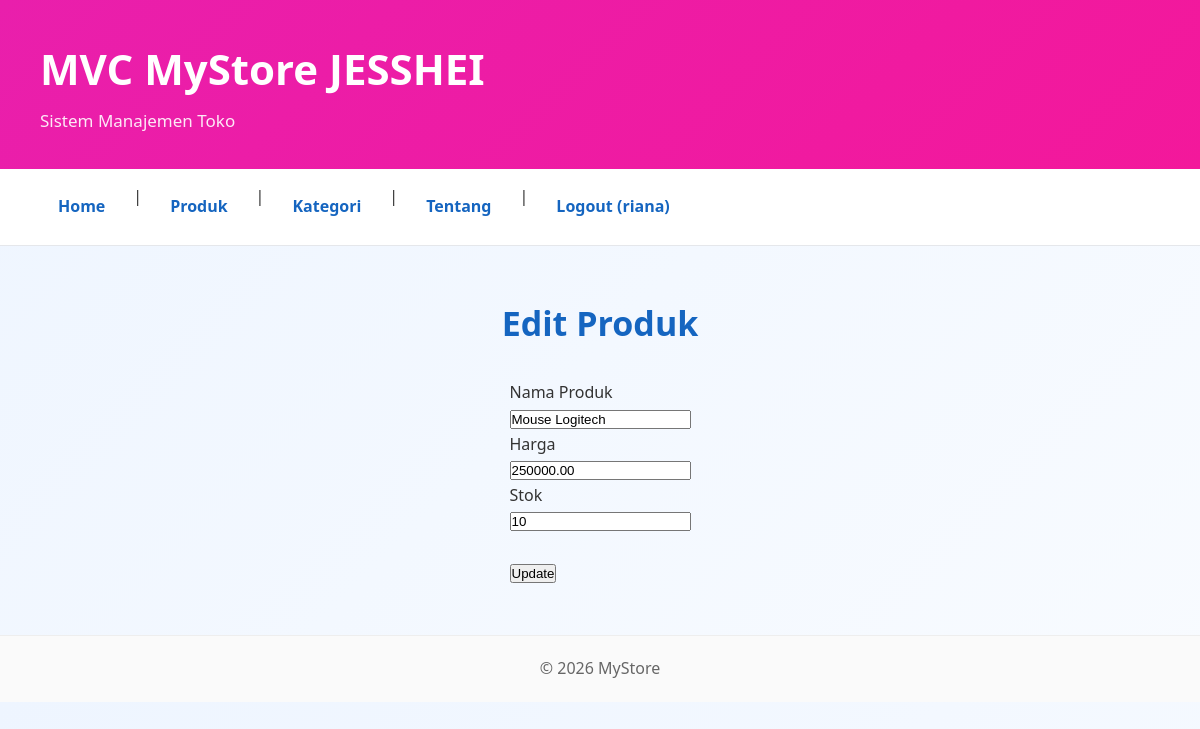
Screenshot of /product-edit?id=2 (signed in) with the database file from the repository.
### tables this page shows
CREATE TABLE `products` (
  `id` int(11) NOT NULL,
  `name` varchar(100) NOT NULL,
  `price` decimal(15,2) NOT NULL DEFAULT 0.00,
  `stock` int(11) NOT NULL DEFAULT 0,
  `created_at` timestamp NOT NULL DEFAULT current_timestamp(),
  `category_id` int(11) DEFAULT NULL
);

### app/controllers/Controller.php (called while the page is built, shortened)
<?php
class Controller
{
    protected function render(string $page, array $data = [], string $title = 'furab Store'): void
    {
        extract($data);
        require __DIR__ . '/../../views/pages/' . $page . '.php';
        require __DIR__ . '/../../views/layouts/main.php';
    }
}

### app/controllers/ProductController.php (called while the page is built, shortened)
<?php
require_once __DIR__ . '/Controller.php';
class ProductController extends Controller
{
    public function edit()
    {
        require_once __DIR__ . '/../models/Product.php';
        require_once __DIR__ . '/../../config/database.php';
        $productModel = new Product($pdo);
        $id = $_GET['id'];
        $product = $productModel->find($id);
        $this->render(
            'Products/edit',
            ['product' => $product],
            'Edit Produk'
        );
    }
}

### app/models/Product.php (called while the page is built, shortened)
<?php
class Product
{
    private PDO $db;
    public function __construct(PDO $db)
    {
        $this->db = $db;
    }
    public function find($id)
    {
        $stmt = $this->db->prepare(
            "SELECT * FROM products WHERE id = ?"
        );
        $stmt->execute([$id]);
        return $stmt->fetch(PDO::FETCH_ASSOC);
    }
}

### views/pages/Products/edit.php (the view)
<h2>Edit Produk</h2>
<form method="POST">
    <p>Nama Produk</p>
    <input
        type="text"
        name="name"
        value="<?= htmlspecialchars($product['name']) ?>"
    >
    <p>Harga</p>
    <input
        type="number"
        name="price"
        value="<?= $product['price'] ?>"
    >
    <p>Stok</p>
    <input
        type="number"
        name="stock"
        value="<?= $product['stock'] ?>"
    >
    <br><br>
    <button type="submit">
        Update
    </button>
</form>

### public/css/style.css (style rules this page uses)
* { margin:0; padding:0; box-sizing:border-box; }
body { font-family:'Segoe UI', Tahoma, Geneva, Verdana, sans-serif; background:#f4f7fb; color:#333; line-height:1.6; }
main h2 { color:#1565c0; margin-bottom:25px; font-size:34px; }
body { font-family:'Segoe UI', sans-serif; background:linear-gradient( 135deg, #eef5ff, #f8fbff ); }
main h2 { margin-bottom:30px; }

### rows the page displays
products: name "Mouse Logitech", price "250000.00", stock "10"

### other values shown
$_SESSION['username'] "riana"
